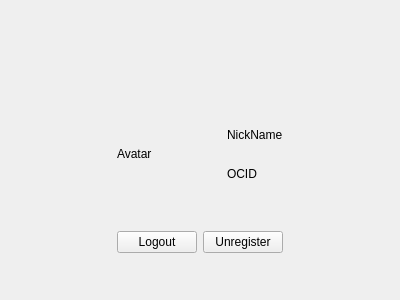
<?xml version="1.0" encoding="UTF-8"?>
<ui version="4.0">
 <class>Account</class>
 <widget class="QWidget" name="Account">
  <property name="geometry">
   <rect>
    <x>0</x>
    <y>0</y>
    <width>400</width>
    <height>300</height>
   </rect>
  </property>
  <property name="windowTitle">
   <string notr="true">Form</string>
  </property>
  <layout class="QHBoxLayout" name="horizontalLayout_3">
   <item>
    <spacer name="horizontalSpacer_2">
     <property name="orientation">
      <enum>Qt::Horizontal</enum>
     </property>
     <property name="sizeHint" stdset="0">
      <size>
       <width>102</width>
       <height>20</height>
      </size>
     </property>
    </spacer>
   </item>
   <item>
    <layout class="QVBoxLayout" name="verticalLayout_2" stretch="3,2,1,1,1">
     <item>
      <spacer name="verticalSpacer_2">
       <property name="orientation">
        <enum>Qt::Vertical</enum>
       </property>
       <property name="sizeHint" stdset="0">
        <size>
         <width>20</width>
         <height>40</height>
        </size>
       </property>
      </spacer>
     </item>
     <item>
      <layout class="QHBoxLayout" name="horizontalLayout">
       <item>
        <widget class="QLabel" name="avatar_label">
         <property name="text">
          <string notr="true">Avatar</string>
         </property>
        </widget>
       </item>
       <item>
        <spacer name="horizontalSpacer">
         <property name="orientation">
          <enum>Qt::Horizontal</enum>
         </property>
         <property name="sizeHint" stdset="0">
          <size>
           <width>40</width>
           <height>20</height>
          </size>
         </property>
        </spacer>
       </item>
       <item>
        <layout class="QVBoxLayout" name="verticalLayout">
         <item>
          <widget class="QLabel" name="nickname_label">
           <property name="text">
            <string notr="true">NickName</string>
           </property>
          </widget>
         </item>
         <item>
          <widget class="QLabel" name="ocid_label">
           <property name="text">
            <string notr="true">OCID</string>
           </property>
          </widget>
         </item>
        </layout>
       </item>
      </layout>
     </item>
     <item>
      <spacer name="verticalSpacer">
       <property name="orientation">
        <enum>Qt::Vertical</enum>
       </property>
       <property name="sizeHint" stdset="0">
        <size>
         <width>20</width>
         <height>40</height>
        </size>
       </property>
      </spacer>
     </item>
     <item>
      <layout class="QHBoxLayout" name="horizontalLayout_2">
       <item>
        <widget class="QPushButton" name="logout_btn">
         <property name="text">
          <string notr="true">Logout</string>
         </property>
        </widget>
       </item>
       <item>
        <widget class="QPushButton" name="unregister_btn">
         <property name="text">
          <string>Unregister</string>
         </property>
        </widget>
       </item>
      </layout>
     </item>
     <item>
      <spacer name="verticalSpacer_3">
       <property name="orientation">
        <enum>Qt::Vertical</enum>
       </property>
       <property name="sizeHint" stdset="0">
        <size>
         <width>20</width>
         <height>40</height>
        </size>
       </property>
      </spacer>
     </item>
    </layout>
   </item>
   <item>
    <spacer name="horizontalSpacer_3">
     <property name="orientation">
      <enum>Qt::Horizontal</enum>
     </property>
     <property name="sizeHint" stdset="0">
      <size>
       <width>102</width>
       <height>20</height>
      </size>
     </property>
    </spacer>
   </item>
  </layout>
 </widget>
 <resources/>
 <connections/>
</ui>
